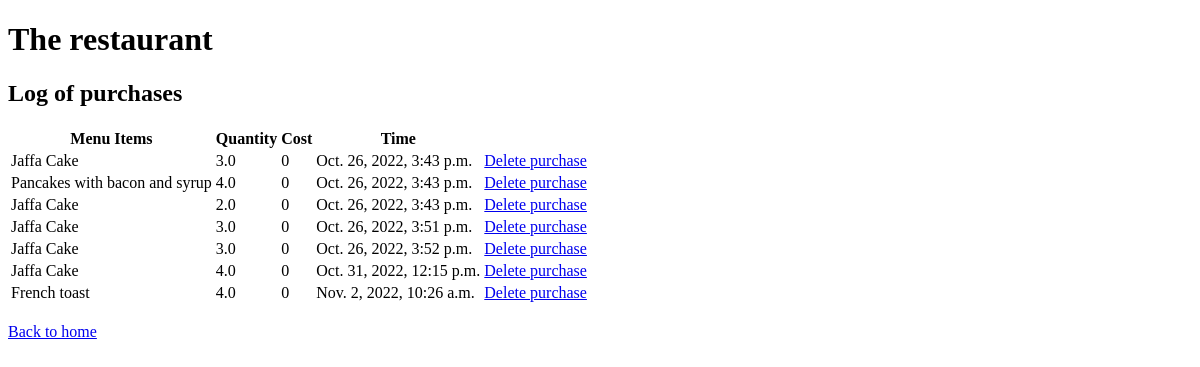
The page /purchases/ on the database as committed earlier.
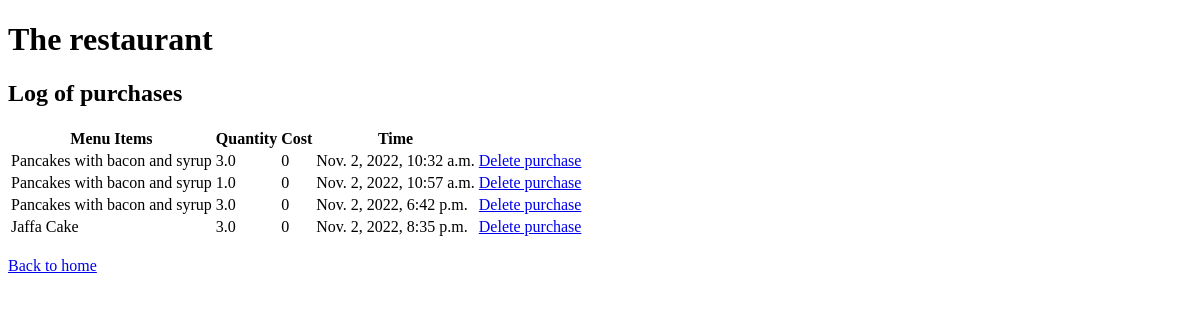
The same page on the database as committed later.
### inventory/models.py (models this page shows, shortened)
class Purchases(models.Model):
    menu_item = models.ForeignKey(MenuItem, verbose_name= "menu items", on_delete=models.CASCADE)
    quantity = models.FloatField(default=0)
    timestamp = models.DateTimeField(verbose_name= "Creation date", auto_now_add=True)

class MenuItem(models.Model):
    title = models.CharField(unique=True,max_length=30)
    price = models.FloatField(default=0)
    def __str__(self):
        return self.title
    def cost(self):
        recipes_requirement = RecipeRequirement.objects.filter(menu_item = self )
        total = 0
        for requirement in recipes_requirement:
            total += requirement.ingredient.unit_price * requirement.quantity
        return round(total, 2)

### inventory/views.py (the view)
# urls.py: path("purchases/", views.PurchaseView.as_view(), name='purchases'),
class PurchaseView(TemplateView):
    template_name = "purchases.html"
    def get_context_data(self, **kwargs):
        context = super().get_context_data(**kwargs)
        context["purchases"] = Purchases.objects.all()
        cost = 0
        for purchase in purchases:
            cost = purchase.menu_item.cost()
        context["cost"] = cost
        return context

### inventory/templates/purchases.html (shortened to what this page needs)
{% extends 'base.html' %} {% load static %} {% block title %}The restaurant{% endblock %}
{% block content %}
<div>
    <h2>Log of purchases</h2>
    <table>
      <thead>
        <tr>
          <th>Menu Items</th>
          <th>Quantity</th>
          <th>Cost</th>
          <th>Time</th>
        </tr>
      </thead>
      <tbody>
        {% for purchase in purchases %}
        <tr>
          <td>{{ purchase.menu_item }}</td>
          <td>{{ purchase.quantity }}</td>
          <td>{{ cost }}</td>
          <td>{{ purchase.timestamp }}</td>
          <td><a href="{% url "deletepurchase" purchase.pk %}">Delete purchase </a></td>
        {% endfor %}
      </tbody>
    </table>
  <br>
<a href="{% url 'home'%}">Back to home</a>
{% endblock %}

Rows that differ between the two databases and show on the page:
removed Purchases: menu_item "Jaffa Cake", quantity "3.0", cost "0", timestamp "Oct. 26, 2022, 3:43 p.m."
removed Purchases: menu_item "Pancakes with bacon and syrup", quantity "4.0", cost "0", timestamp "Oct. 26, 2022, 3:43 p.m."
removed Purchases: menu_item "Jaffa Cake", quantity "2.0", cost "0", timestamp "Oct. 26, 2022, 3:43 p.m."
removed Purchases: menu_item "Jaffa Cake", quantity "3.0", cost "0", timestamp "Oct. 26, 2022, 3:51 p.m."
removed Purchases: menu_item "Jaffa Cake", quantity "3.0", cost "0", timestamp "Oct. 26, 2022, 3:52 p.m."
removed Purchases: menu_item "Jaffa Cake", quantity "4.0", cost "0", timestamp "Oct. 31, 2022, 12:15 p.m."
removed Purchases: menu_item "French toast", quantity "4.0", cost "0", timestamp "Nov. 2, 2022, 10:26 a.m."
added Purchases: menu_item "Pancakes with bacon and syrup", quantity "3.0", cost "0", timestamp "Nov. 2, 2022, 10:32 a.m."
added Purchases: menu_item "Pancakes with bacon and syrup", quantity "1.0", cost "0", timestamp "Nov. 2, 2022, 10:57 a.m."
added Purchases: menu_item "Pancakes with bacon and syrup", quantity "3.0", cost "0", timestamp "Nov. 2, 2022, 6:42 p.m."
added Purchases: menu_item "Jaffa Cake", quantity "3.0", cost "0", timestamp "Nov. 2, 2022, 8:35 p.m."
